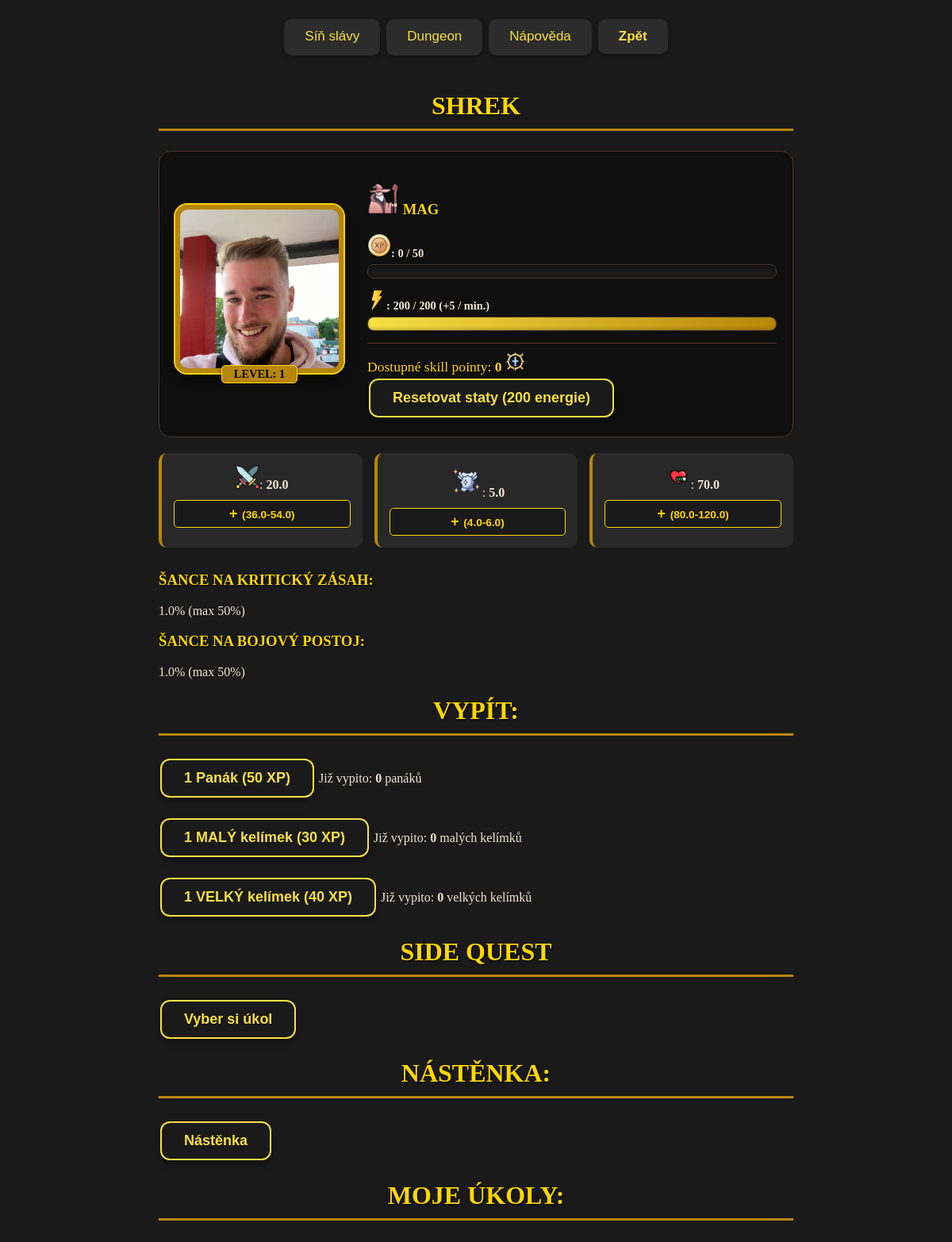
/player_info/2470/, run on the app's committed database.
### game/models.py (models this page shows, shortened)
class player(models.Model):
    profile_img = models.ImageField(upload_to='profile_images/', blank=True, null=True)
    role_img_id = models.IntegerField(blank=True, null=True) # 1 = mág, 2 = hunter, 3 = warrior
    gender = models.CharField(max_length=10, blank=True, null=True)
    active = models.BooleanField(default=False)
    name = models.CharField(max_length=100, blank=True)
    lvl = models.IntegerField(default=1, blank=True)
    xp = models.IntegerField(default=0, blank=True)
    xp_need = models.IntegerField(default=50, blank=True)
    score_dmg_delt = models.IntegerField(default=0, blank=True)
    score_dmg_taken = models.IntegerField(default=0, blank=True)
    score_death_counter = models.IntegerField(default=0, blank=True)
    score_best_dmg = models.IntegerField(default=0, blank=True)
    score = models.IntegerField(default=0, blank=True)
    quest_refresh = models.IntegerField(default=1)
    energie = models.IntegerField(default=200, blank=True, validators=[MinValueValidator(0), MaxValueValidator(200)])
    last_energy_update = models.DateTimeField(default=timezone.now)
    skill_points = models.IntegerField(default=0, blank=True)
    panak = models.IntegerField(default=0, blank=True)
    maly_kelimek = models.IntegerField(default=0, blank=True)
    velky_kelimek = models.IntegerField(default=0, blank=True)
    povolani = models.CharField(max_length=50, blank=True, default='nic')
    dmg = models.IntegerField(blank=True, default= 1)
    dmg_koef = models.FloatField(blank=True, default= 1)
    dmg_now = models.FloatField(blank=True, default= 1)
    armor = models.IntegerField(blank=True, default= 1)
    armor_koef = models.FloatField(blank=True, default= 1)
    armor_now = models.FloatField(blank=True, default= 1)
    hp = models.IntegerField(blank=True, default=1)
    hp_koef = models.FloatField(blank=True, default=1)
    hp_now = models.FloatField(blank=True, default=1)
    hp_actual_fight = models.IntegerField(blank=True, default=1)
    critic_chance = models.FloatField(default=1, blank=True, null=True, validators=[MinValueValidator(0), MaxValueValidator(50)])  # šance na kritický zásah
    dodge_chance = models.FloatField(default=1, blank=True, null=True, validators=[MinValueValidator(0), MaxValueValidator(50)])
    def energy_change(self):
        if self.energie <= 200:
            time_now = timezone.now()
            time_diff = time_now - self.last_energy_update
            minutes_passed = round(time_diff.total_seconds() // 60)
            energy_to_add = int(round(minutes_passed * 5))
            if self.energie + energy_to_add >= 200:
                self.energie = 200
            elif self.energie + energy_to_add <= 0:
                self.energie = 0
            else:
                self.energie += energy_to_add
            self.last_energy_update = time_now
            self.save()

### game/views.py (the view)
# urls.py: path('player_info/<int:player_id>/', views.player_info, name='player_info'),
def player_info(request, player_id):
    one_player = player.objects.get(id=player_id)
    one_player_name = one_player.name
    actual_boss = boss.objects.filter(defeated=False).first()
    actual_patro = actual_boss.patro
    dmg_koef_min = round(one_player.dmg_koef * 0.8, 1)
    dmg_koef_max = round(one_player.dmg_koef * 1.2, 1)
    armor_koef_min = round(one_player.armor_koef * 0.8, 1)
    armor_koef_max = round(one_player.armor_koef * 1.2, 1)
    hp_koef_min = round(one_player.hp_koef * 0.8, 1)
    hp_koef_max = round(one_player.hp_koef * 1.2, 1)
    one_player.energy_change()
    energy = one_player.energie
    player_quests = side_quest.objects.filter(
        Q(player=one_player) | Q(player_coop=one_player_name),
        done=False
    )
    print({player_quests})
    return render(request, 'game/player_info.html', {
        'one_player': one_player,
        'player_quests': player_quests,
        'dmg_koef_min': dmg_koef_min,
        'dmg_koef_max': dmg_koef_max,
        'armor_koef_min': armor_koef_min,
        'armor_koef_max': armor_koef_max,
        'hp_koef_min': hp_koef_min,
        'hp_koef_max': hp_koef_max,
        'energy': energy,
        'actual_patro': actual_patro,
        })

### game/templates/game/player_info.html (shortened to what this page needs)
{% extends "base.html" %}
{% load static %}
{% block styly %}
    <link rel="stylesheet" href="{% static 'game/player_info.css' %}">
{% endblock styly %}
{% block content %}
<div class="container">
    <div class="player-header">
        <h1><u></u> <b>{{ one_player.name }}</b></h1>
        <div class="player-main-section">
            <div class="player-avatar-wrapper">
                <div class="player-avatar-container">
                    {% if one_player.profile_img %}
                    <img src="{{ one_player.profile_img.url }}" alt="Player Avatar" class="player-avatar">
                    {% else %}
                    <img src="/media/profile_images/default_avatar.png" alt="Default Avatar" class="player-avatar">
                    {% endif %}
                </div>
                <div class="player-lvl-badge">Level: {{ one_player.lvl }}</div>
            </div>
            <div class="player-progress-section">
                <h3><b><img src="/media/icons/{{one_player.role_img_id}}{{ one_player.gender }}.png" alt="{{ one_player.gender }}" width="40" height="40">  {{ one_player.povolani }}</b></h3>
                <div class="progress-container">
                    <label><img src="/media/icons/xp.png" alt="xp" width="30" height="30">: {{ one_player.xp }} / {{ one_player.xp_need }}</label>
                    <div class="progress-bar-bg">
                    </div>
                </div>
                <div class="progress-container">
                    <label><img src="/media/icons/lighting.png" alt="energy" width="24" height="24">: {{ energy }} / 200 (+5 / min.)</label>
                    <div class="progress-bar-bg">
                        <div class="progress-bar-fill energy-color" style="width: calc(({{ energy }} / 200) * 100%)"></div>
                    </div>
                </div>
                <div class="skill-points-highlight">
                    Dostupné skill pointy: <b>{{ one_player.skill_points }} <img src="/media/icons/skill_point.png" alt="skill_point" width="25" height="25" center:"center"></b>
                    <form action="{% url 'skill_reset' one_player.id %}" method="post"> {% csrf_token %} <button type="submit" class="button">Resetovat staty (200 energie) </button></form>
                </div>
            </div>
        </div>
        <div class="stats-grid">
            <form action="{% url 'stat_up' one_player.id %}" method="post" class="stat-card">
                <span class="stat-label"><img src="/media/icons/swords.png" alt="attack" width="30" height="30">: <b>{{ one_player.dmg_now }}</b></span>
                <button type="submit" name="stat_type" value="dmg" class="stat-button">
                    <span class="plus-icon">+</span> ({{ dmg_koef_min }}-{{ dmg_koef_max }})
                </button>
            </form>
            <form action="{% url 'stat_up' one_player.id %}" method="post" class="stat-card">
                <span class="stat-label"><img src="/media/icons/armor.png" alt="armor" width="40" height="40">: <b>{{ one_player.armor_now }}</b></span>
                <button type="submit" name="stat_type" value="armor" class="stat-button">
                    <span class="plus-icon">+</span> ({{ armor_koef_min }}-{{ armor_koef_max }})
                </button>
            </form>
            <form action="{% url 'stat_up' one_player.id %}" method="post" class="stat-card">
                <span class="stat-label"><img src="/media/icons/life-bar.png" alt="hp" width="30" height="30">: <b>{{ one_player.hp_now }}</b></span>
                <button type="submit" name="stat_type" value="hp" class="stat-button">
                    <span class="plus-icon">+</span> ({{ hp_koef_min }}-{{ hp_koef_max }})
                </button>
            </form>
        </div>
    </div>
    <h3>Šance na KRITICKÝ ZÁSAH: </h3> {{ one_player.critic_chance }}% (max 50%)
    <h3>Šance na BOJOVÝ POSTOJ: </h3> {{ one_player.dodge_chance }}% (max 50%)
    <h1>Vypít:</h1>
        <form action="{% url 'drink' one_player.id %}" method="post">
        <button type="submit" name="drink_type" value="panak" class="button">1 Panák (50 XP)</button>
        Již vypito: <b>{{ one_player.panak }}</b> panáků
        <button type="submit" name="drink_type" value="maly_kelimek" class="button">1 MALÝ kelímek (30 XP)</button>
        Již vypito: <b>{{ one_player.maly_kelimek }}</b> malých kelímků
        <button type="submit" name="drink_type" value="velky_kelimek" class="button">1 VELKÝ kelímek (40 XP)</button>
        Již vypito: <b>{{ one_player.velky_kelimek }}</b> velkých kelímků
    </form>
    <h1>Side quest</h1>
    <form action="{% url "sidequest" %}" method="post">
        <button type="submit" class="button">Vyber si úkol</button>
    </form>
    <h1>Nástěnka:</h1>
    <form action="{% url "nastenka" %}" method="post">
        <button type="submit" class="button">Nástěnka</button>
    </form>
    <h1>Moje úkoly:</h1>
</div>
{% endblock content %}

### static/app.css (style rules this page uses)
body { background-color: #1a1a1a; color: #f0e6d2; font-family: 'Georgia', serif; margin: 0; padding: 20px; display: flex; flex-direction: column; align-items: center; position: relative; z-index: 1; }
body::before { content: ""; position: fixed; top: 0; left: 0; width: 100%; height: 100%; background-image: url('/media/pnp_logo.png'); background-repeat: no-repeat; background-size: cover; background-position: center; opacity: 0.05; z-index: -1; }
.container { max-width: 800px; width: 100%; margin-top: 20px; }
h1, h2, h3, h4 { color: #ffd700; text-shadow: 1px 1px 2px #000000; font-family: 'Trajan Pro', serif; text-transform: uppercase; }
h1 { border-bottom: 3px solid #b8860b; padding-bottom: 10px; margin-bottom: 25px; text-align: center; }
.button { background-color: #1a1a1a; color: #f7e044; border: 2px solid #f7e044; padding: 12px 28px; font-size: 18px; font-weight: bold; text-align: center; text-decoration: none; display: inline-block; margin: 4px 2px; cursor: pointer; border-radius: 12px; transition: all 0.3s ease; box-shadow: 0 4px 8px 0 rgba(0, 0, 0, 0.4); }

### game/static/game/player_info.css (style rules this page uses)
.player-main-section { display: flex; gap: 30px; align-items: center; background: rgba(0, 0, 0, 0.4); padding: 20px; border-radius: 15px; border: 1px solid #4a382b; margin-bottom: 20px; }
.player-avatar-wrapper { display: flex; flex-direction: column; align-items: center; }
.player-avatar-container { width: 200px; height: 200px; position: relative; border: 6px solid #b8860b; outline: 2px solid #ffd700; border-radius: 15px; box-shadow: 0 10px 20px rgba(0,0,0,0.6), inset 0 0 15px rgba(0,0,0,0.8); overflow: hidden; background-color: #2c2c2c; }
.player-avatar { width: 100%; height: 100%; object-fit: cover; display: block; transition: transform 0.5s ease; }
.player-avatar-container::after { content: ""; position: absolute; top: 0; left: 0; width: 100%; height: 100%; background: linear-gradient(135deg, rgba(255,255,255,0.1) 0%, rgba(255,255,255,0) 50%); pointer-events: none; }
.player-lvl-badge { text-align: center; background: #b8860b; color: #000; font-weight: bold; border-radius: 5px; margin-top: -10px; position: relative; z-index: 2; padding: 2px 15px; box-shadow: 0 2px 4px rgba(0,0,0,0.5); border: 1px solid #ffd700; text-transform: uppercase; font-size: 0.9rem; }
.player-progress-section { flex-grow: 1; }
.progress-container { margin-bottom: 15px; }
.progress-container label { display: block; font-size: 0.9rem; margin-bottom: 5px; color: #f0e6d2; font-weight: bold; }
.progress-bar-bg { background: #1a1a1a; height: 16px; border-radius: 8px; border: 1px solid #4a382b; overflow: hidden; box-shadow: inset 0 2px 4px rgba(0,0,0,0.5); }
.progress-bar-fill { height: 100%; transition: width 0.5s ease-out; box-shadow: inset 0 -2px 4px rgba(0,0,0,0.2); }
.energy-color { background: linear-gradient(90deg, #f7e044, #b8860b); }
.skill-points-highlight { color: #ffd700; font-size: 1.1rem; margin-top: 15px; text-shadow: 1px 1px 2px #000; border-top: 1px solid #4a382b; padding-top: 10px; }
.stats-grid { display: grid; grid-template-columns: repeat(3, 1fr); gap: 15px; margin-bottom: 30px; }
.stat-card { background: rgba(44, 44, 44, 0.8); padding: 15px; border-radius: 10px; border-left: 4px solid #b8860b; display: flex; flex-direction: column; align-items: center; gap: 10px; transition: transform 0.2s; }
.stat-label { font-size: 1rem; color: #f0e6d2; text-align: center; }
.stat-button { background: #1a1a1a; color: #ffd700; border: 1px solid #ffd700; padding: 6px 12px; border-radius: 5px; cursor: pointer; font-size: 0.85rem; font-weight: bold; transition: all 0.2s; width: 100%; }
.plus-icon { font-size: 1.1rem; margin-right: 2px; }

### data on the page
player: name "SHREK", profile_img (picture), lvl "1", povolani "MAG", xp "0", xp_need "50", skill_points "0", dmg_now "20.0", armor_now "5.0", hp_now "70.0", critic_chance "1.0", dodge_chance "1.0", panak "0", maly_kelimek "0", velky_kelimek "0"

### other printed values
{{ energy }} "200"
{{ dmg_koef_min }} "36.0"
{{ dmg_koef_max }} "54.0"
{{ armor_koef_min }} "4.0"
{{ armor_koef_max }} "6.0"
{{ hp_koef_min }} "80.0"
{{ hp_koef_max }} "120.0"
